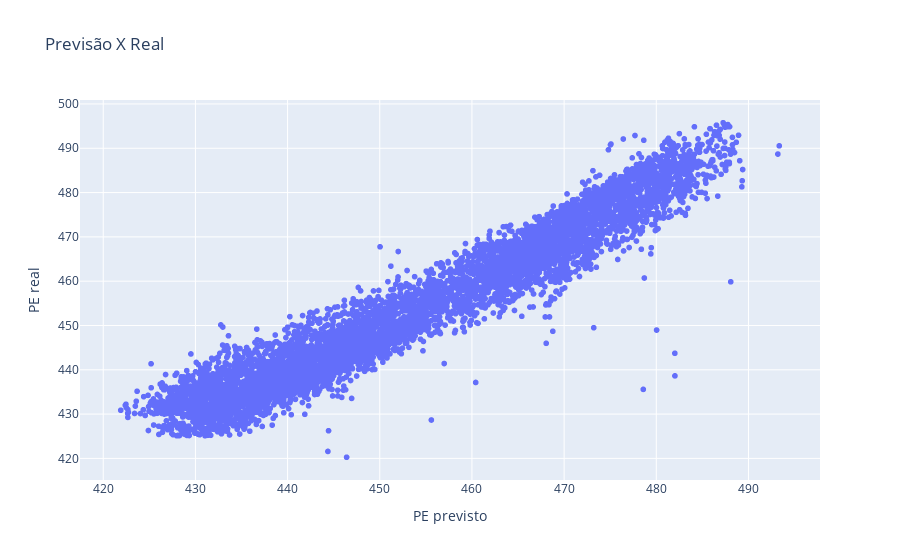

The notebook cell saved with this chart:
### Code cell
# Análise de resíduos
y_previsto_train = modelo.predict(X_train[variaveis])

# Fazendo um scatter plot entre y_previsto e y_train
fig = px.scatter(x= y_previsto_train, y= y_train,
                 title='Previsão X Real',
                 labels={'x':'PE previsto','y':'PE real'})
fig.show()

### Figure 1 — Plotly figure (JSON) as saved in the notebook; plotly's stock layout.template omitted (floating-point values rounded to 4 significant figures; data arrays with more than 128 entries replaced by an {"elided": "..."} marker saying what was removed)
{"data": [{"hovertemplate": "PE previsto=%{x}<br>PE real=%{y}<extra></extra>", "legendgroup": "", "marker": {"color": "#636efa", "symbol": "circle"}, "mode": "markers", "name": "", "showlegend": false, "type": "scattergl", "x": {"elided": "6697 float values"}, "xaxis": "x", "y": {"elided": "6697 float values"}, "yaxis": "y"}], "layout": {"legend": {"tracegroupgap": 0}, "title": {"text": "Previsão X Real"}, "xaxis": {"anchor": "y", "domain": [0, 1], "title": {"text": "PE previsto"}}, "yaxis": {"anchor": "x", "domain": [0, 1], "title": {"text": "PE real"}}}}
